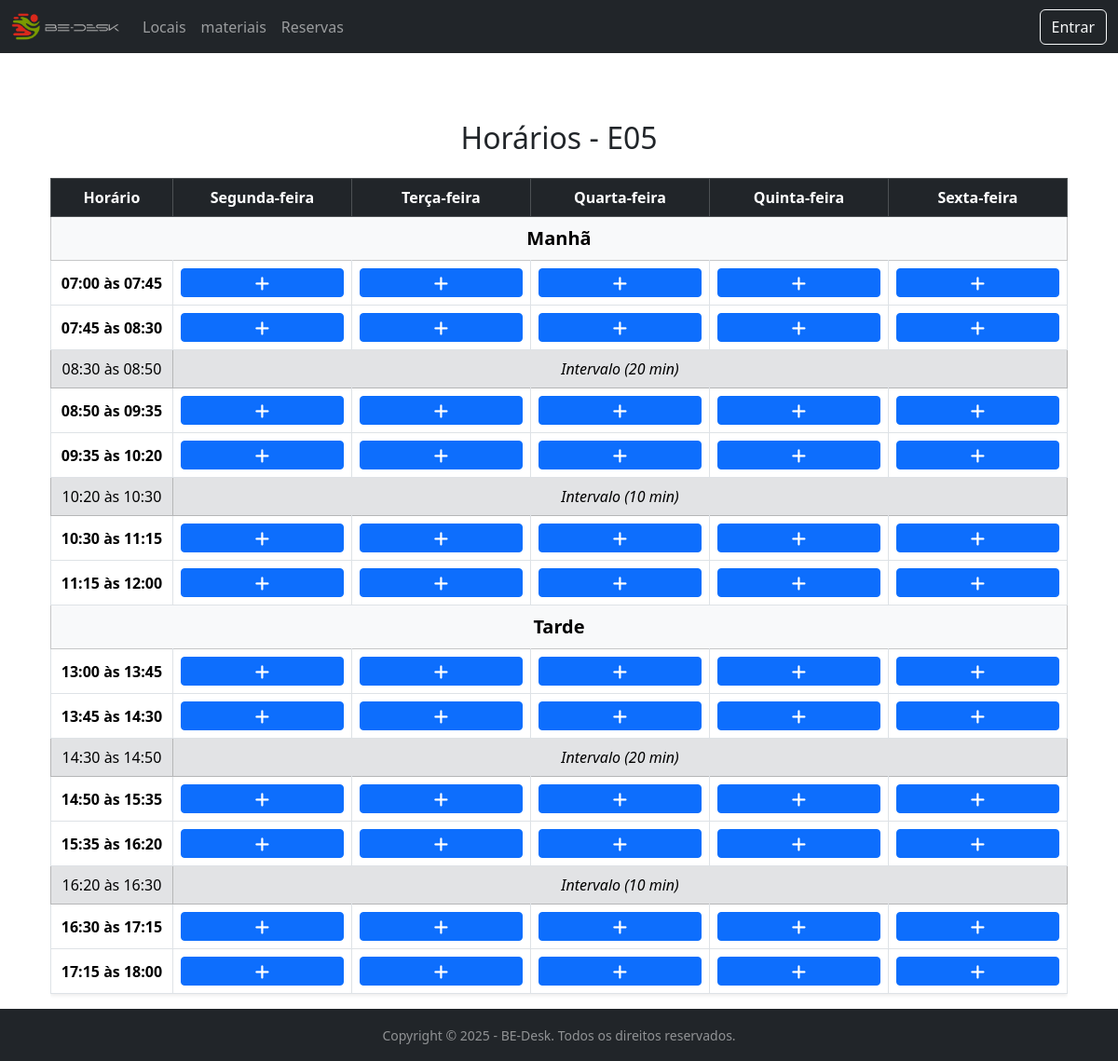
/sala/E05/, run on an earlier commit of the app's database.
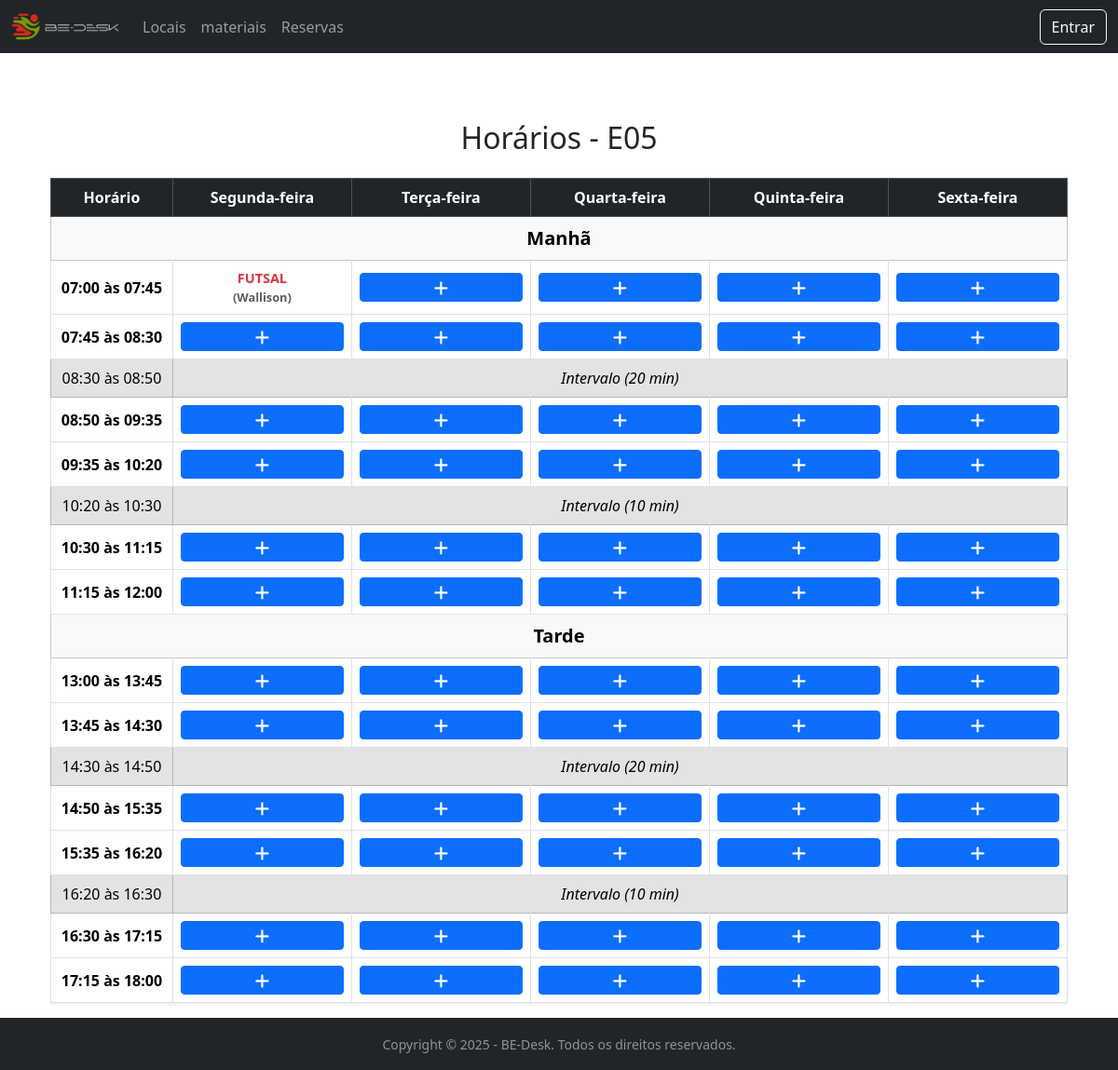
And on a later commit of the database.
### bedesk/models.py (models this page shows, shortened)
class Agendamento(models.Model):
    STATUS_CHOICES = [
        ('PENDENTE', 'Pendente'), # O valor que vai para o banco (melhor em CAPS)
        ('APROVADO', 'Aprovado'), # O valor que o usuário vê (após a vírgula)
        ('REJEITADO', 'Rejeitado'),
    ]
    nome = models.CharField(max_length=100) # Nome do Agendamento (ex: Reunião de Marketing)
    sala = models.ForeignKey(Sala, on_delete=models.CASCADE)
    motivo = models.TextField()
    horario = models.TimeField()
    data_inicio = models.DateTimeField(null=True, blank=True)
    data_fim = models.DateTimeField(null=True, blank=True)
    status = models.CharField(
        max_length=10,
        choices=STATUS_CHOICES,
        default='PENDENTE' # Valor padrão para novas reservas
    )
    sala = models.ForeignKey(Sala, on_delete=models.CASCADE)
    usuario = models.ForeignKey(User, on_delete=models.CASCADE)
    class Meta:
        verbose_name_plural = "Agendamentos"
        indexes = [
            models.Index(fields=['status']),
        ]

### bedesk/views.py (the view)
# urls.py: path('sala/<str:nome_sala>/', views.detalhe_sala, name='detalhe_sala'),
def detalhe_sala(request, nome_sala):
    horarios_estrutura = [
        {'tipo': 'separador', 'nome': 'Manhã'},
        {'tipo': 'hora', 'inicio': '07:00', 'fim': '07:45'},
        {'tipo': 'hora', 'inicio': '07:45', 'fim': '08:30'},
        {'tipo': 'intervalo', 'inicio': '08:30', 'fim': '08:50', 'nome': 'Intervalo (20 min)'}, # Intervalo de 20 min
        {'tipo': 'hora', 'inicio': '08:50', 'fim': '09:35'},
        {'tipo': 'hora', 'inicio': '09:35', 'fim': '10:20'},
        {'tipo': 'intervalo', 'inicio': '10:20', 'fim': '10:30', 'nome': 'Intervalo (10 min)'}, # Intervalo de 10 min
        {'tipo': 'hora', 'inicio': '10:30', 'fim': '11:15'},
        {'tipo': 'hora', 'inicio': '11:15', 'fim': '12:00'},
        {'tipo': 'separador', 'nome': 'Tarde'},
        {'tipo': 'hora', 'inicio': '13:00', 'fim': '13:45'},
        {'tipo': 'hora', 'inicio': '13:45', 'fim': '14:30'},
        {'tipo': 'intervalo', 'inicio': '14:30', 'fim': '14:50', 'nome': 'Intervalo (20 min)'},
        {'tipo': 'hora', 'inicio': '14:50', 'fim': '15:35'},
        {'tipo': 'hora', 'inicio': '15:35', 'fim': '16:20'},
        {'tipo': 'intervalo', 'inicio': '16:20', 'fim': '16:30', 'nome': 'Intervalo (10 min)'},
        {'tipo': 'hora', 'inicio': '16:30', 'fim': '17:15'},
        {'tipo': 'hora', 'inicio': '17:15', 'fim': '18:00'},
    ]
    dias_semana_nomes = ['Segunda-feira', 'Terça-feira', 'Quarta-feira', 'Quinta-feira', 'Sexta-feira']
    try:
        sala_obj = get_object_or_404(Sala, nome__iexact=nome_sala)
    except Sala.DoesNotExist:
        messages.error(request, f"A sala '{nome_sala}' não foi encontrada.")
        return redirect('inicio')
    today = date.today()
    start_of_week = today - timedelta(days=today.weekday())
    dias_semana_datas = [start_of_week + timedelta(days=i) for i in range(5)]
    agendamentos = Agendamento.objects.filter(
        sala=sala_obj,  # <-- ESTE É O FILTRO!
        status='APROVADO',
        data_inicio__date__range=[start_of_week, dias_semana_datas[-1]]
    ).select_related('usuario')
    agendamentos_map = {}
    for ag in agendamentos:
        hora_str = ag.horario.strftime("%H:%M")
        dia_weekday = ag.data_inicio.weekday()
        agendamentos_map[(hora_str, dia_weekday)] = ag
    tabela_horarios = []
    for item in horarios_estrutura:
        if item['tipo'] != 'hora':
            tabela_horarios.append(item)
            continue
        hora_inicio_str = item['inicio']
        linha = {
            'tipo': 'hora',
            'horario_str': f"{item['inicio']} às {item['fim']}",
            'hora_para_link': hora_inicio_str,
            'celulas': []
        }
        for dia_num, data_do_dia in enumerate(dias_semana_datas):
            agendamento = agendamentos_map.get((hora_inicio_str, dia_num))
            celula = {
                'data': data_do_dia,
                'agendamento': agendamento
            }
            linha['celulas'].append(celula)
        tabela_horarios.append(linha)
    context = {
        'tabela_horarios': tabela_horarios,
        'dias_semana_nomes': dias_semana_nomes,
        'sala': sala_obj, # Passa o objeto sala (E05 ou Ginásio)
    }
    return render(request, 'bedesk/detalhe_sala.html', context)

### bedesk/context_processors.py (called while the page is built)
def notificacoes_pendentes(request):
    total_pendentes = 0
    if request.user.is_authenticated and request.user.is_staff:
        salas_pendentes_count = Agendamento.objects.filter(status='PENDENTE').count()
        recursos_pendentes_count = ReservaRecurso.objects.filter(status='PENDENTE').count()
        total_pendentes = salas_pendentes_count + recursos_pendentes_count
    return {
        'pendentes_count': total_pendentes
    }

### bedesk/templates/bedesk/detalhe_sala.html (shortened to what this page needs)
{% extends 'bedesk/base.html' %}
{% block title %}Horários - {{ sala.nome }}{% endblock %} {% block content %}
<div class="container-fluid mt-4">
    <h2 class="text-center mb-4">Horários -  {{ sala.nome }}</h2>
    <div class="table-responsive">
        <table class="table table-bordered table-hover shadow-sm text-center">
            <thead class="table-dark">
                <tr>
                    <th style="width: 12%;">Horário</th>
                    {% for dia_nome in dias_semana_nomes %}
                        <th style="width: 17.6%;">{{ dia_nome }}</th>
                    {% endfor %}
                </tr>
            </thead>
            <tbody>
                {% for linha in tabela_horarios %}
                    {% if linha.tipo == 'separador' %}
                        <tr class="table-light">
                            <td colspan="6" class="text-center fw-bold fs-5">
                                {{ linha.nome }}
                            </td>
                        </tr>
                    {% elif linha.tipo == 'intervalo' %}
                        <tr class="table-secondary text-muted">
                            <td class="align-middle">
                                {{ linha.inicio }} às {{ linha.fim }}
                            </td>
                            <td colspan="5" class="align-middle fst-italic">
                                {{ linha.nome }}
                            </td>
                        </tr>
                    {% elif linha.tipo == 'hora' %}
                        <tr>
                            <td class="align-middle fw-bold">
                                {{ linha.horario_str }}
                            </td>
                            {% for celula in linha.celulas %}
                                <td class="align-middle">
                                    {% if celula.agendamento %}
    <div class="d-flex flex-column justify-content-center align-items-center h-100">
        <span class="text-danger fw-bold text-uppercase"
              style="font-size: 0.9em;"
              data-bs-toggle="tooltip"
              title="Motivo: {{ celula.agendamento.motivo }}">
            {{ celula.agendamento.nome }}
        </span>
        <small class="text-muted fw-bold" style="font-size: 0.8em;">
            ({{ celula.agendamento.usuario.first_name|default:celula.agendamento.usuario.username }})
        </small>
    </div>
{% else %}
    <a href="{% url 'agendar_sala' %}?hora={{ linha.hora_para_link }}&data={{ celula.data|date:'Y-m-d' }}&sala={{ sala.nome }}"
       class="btn btn-primary btn-sm w-100"
       data-bs-toggle="tooltip"
       title="Clique para agendar">
    </a>
{% endif %}
                                </td>
                            {% endfor %}
                        </tr>
                    {% endif %}
                {% empty %}
                    <tr>
                        <td colspan="6" class="text-center text-muted">
                            Nenhum horário definido na estrutura da view.
                        </td>
                    </tr>
                {% endfor %}
            </tbody>
        </table>
    </div> </div>
{% endblock %}

What changed in the data, as far as the page shows it:
added Agendamento: agendamento.nome "FUTSAL", agendamento.usuario.first_name "Wallison"
